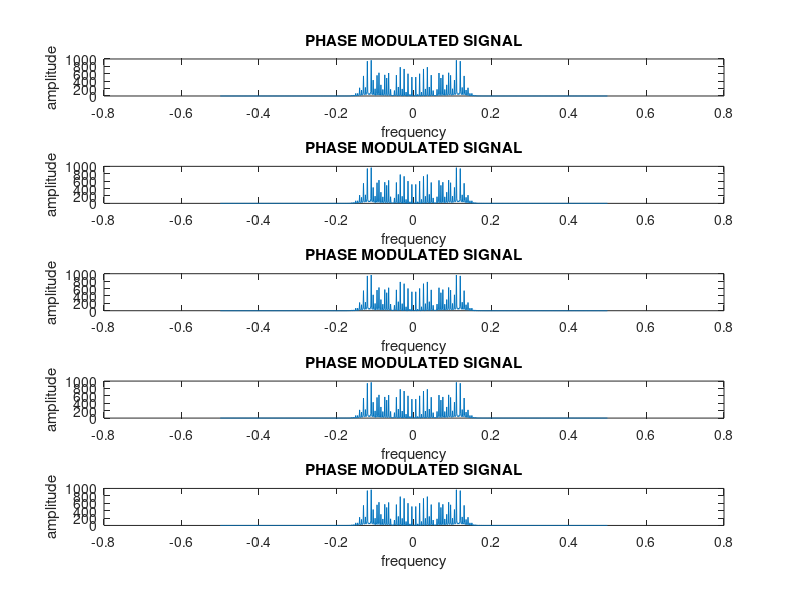

The MATLAB script that drew this image:
%Phase modulation for kp=2,4,6,8,10 in frequency domain

clc;
close all;
clear all;

t=0:0.001:1;

am=input('Enter message amplitude: ');
fm=input('Enter message frequency: ');
ac=input('Enter carrier amplitude: ');
fc=input('Enter carrier frequency: ');

mt=am*cos(2*pi*fm*t);
ct=ac*cos(2*pi*fc*t);

for i=1:1:5
    
kp=input('Enter value of phase sensitivity: ');
pt=ac*cos((2*pi*fc*t)+kp*mt); %phase modulated signal
n=length(pt);
fourier_pt=abs(fftshift(fft(pt)));
f=[-n/2:n/2-1]/n;

subplot(5,1,i);
plot(f,fourier_pt);
title('PHASE MODULATED SIGNAL')
xlabel('frequency')
ylabel('amplitude')

end
